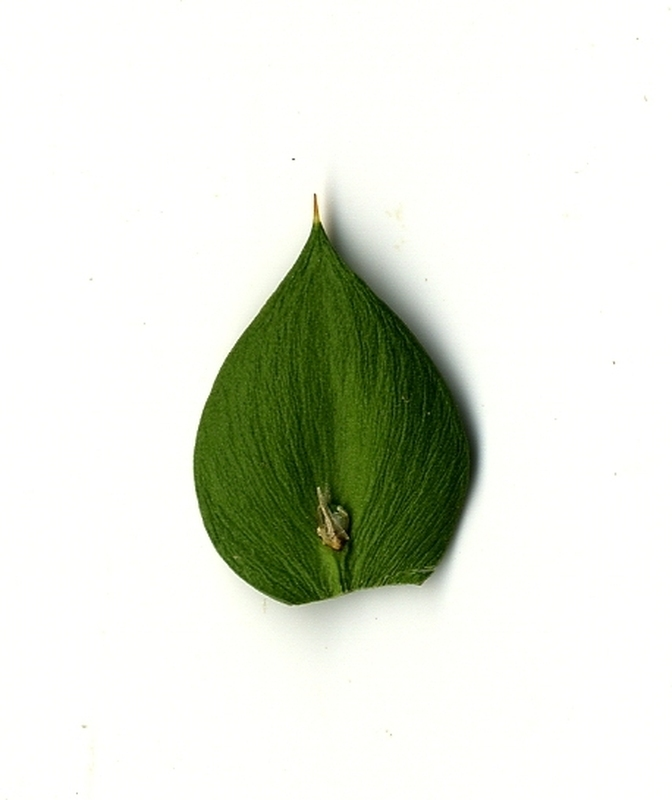
#> input picture lectures/2-partial-exam/8-lec/1-Сегментација-на-слики/Examples/1.jpg, 672 x 800 px
$ python otsu_thresholding.py
#> lines starting #> are read from the running program, lines starting #| are printed output that depends on the picture; after the words box and inside, x2 and y2 are one past the last pixel; in counts of white or black regions, pixels touching at a corner belong together
"""
 Created on 24-Apr-21

 otsu_thresholding.py

    Comparison between:
     - Normal binary thresholding on noisy image
     - Otsu's thresholding on noisy image
     - Otsu's thresholding after Gaussian filtering

"""

import cv2
import numpy as np
from matplotlib import pyplot as plt

plt.rcParams['font.size'] = 9
img = cv2.imread('1.jpg', 0)
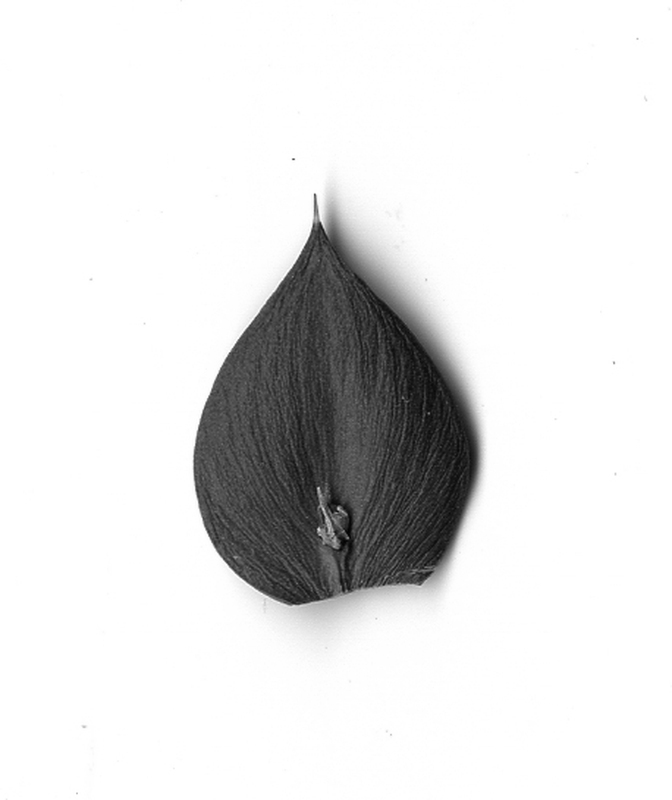
#> img: shape (800, 672); min 1, max 255, mean 226.5

# global thresholding
ret1, th1 = cv2.threshold(img, 127, 255, cv2.THRESH_BINARY)
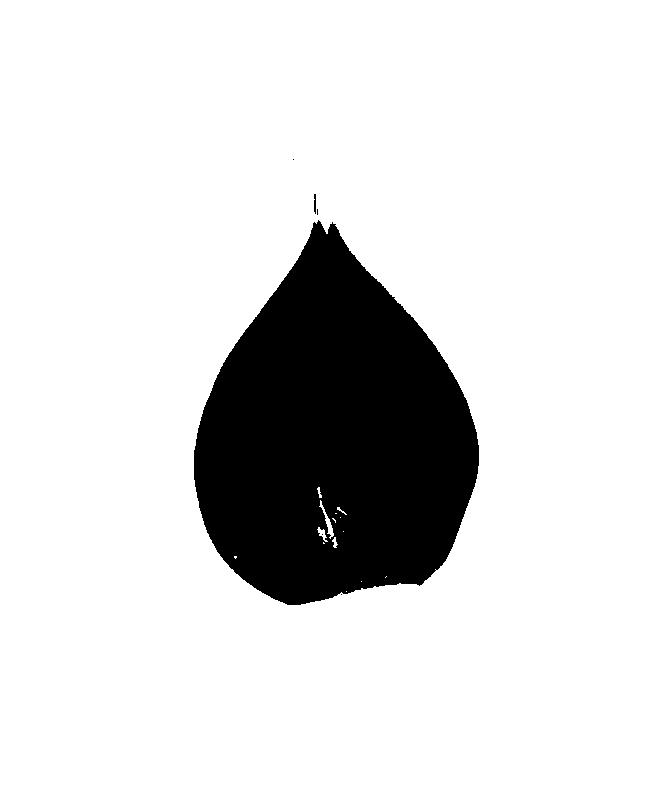
#> th1: shape (800, 672); 86.2% white; 6 black regions (4 under 20 px), largest, box (x1, y1, x2, y2) and area: (194, 220, 479, 605) 74103, (314, 194, 316, 214) 37

# Otsu's thresholding
ret2, th2 = cv2.threshold(img, 0, 255, cv2.THRESH_BINARY + cv2.THRESH_OTSU)
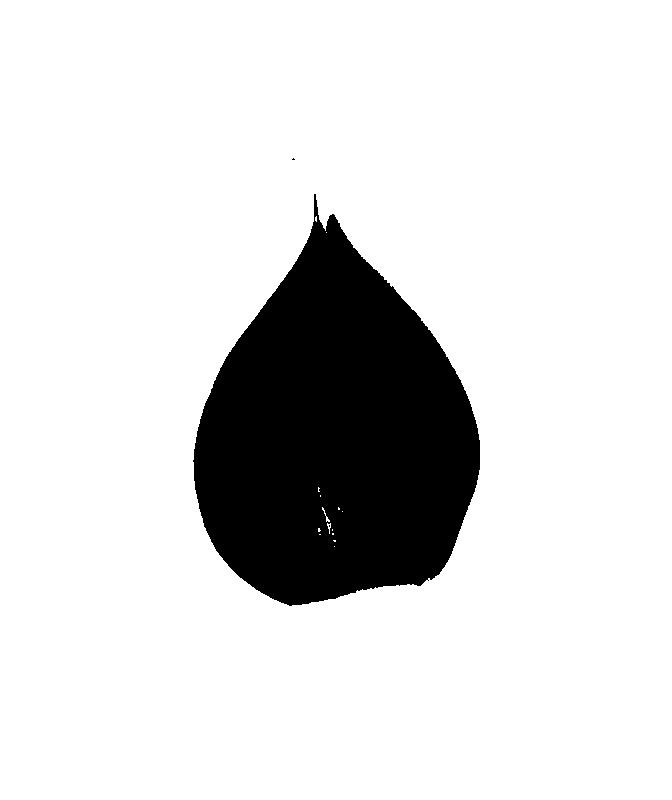
#> th2: shape (800, 672); 85.8% white; 3 black regions (2 under 20 px), largest, box (x1, y1, x2, y2) and area: (193, 194, 480, 606) 76233
#> ret2 = 158

# Otsu's thresholding after Gaussian filtering
blur = cv2.GaussianBlur(img, (5, 5), 0)
ret3, th3 = cv2.threshold(blur, 0, 255, cv2.THRESH_BINARY + cv2.THRESH_OTSU)
#> th3: shape (800, 672); 85.8% white; 1 black region, box (x1, y1, x2, y2) and area: (194, 195, 480, 606) 76316
#> ret3 = 158

# plot all the images and their histograms
images = [img, 0, th1,
          img, 0, th2,
          blur, 0, th3]

titles = ['Original Noisy Image', 'Histogram', 'Global Thresholding (v=127)',
          'Original Noisy Image', 'Histogram', "Otsu's Thresholding",
          'Gaussian filtered Image', 'Histogram', "Otsu's Thresholding"]

for i in range(3):
    plt.subplot(3, 3, i * 3 + 1), plt.imshow(images[i * 3], 'gray')
    plt.title(titles[i * 3]), plt.xticks([]), plt.yticks([])
    plt.subplot(3, 3, i * 3 + 2), plt.hist(images[i * 3].flatten(), 256)
    plt.title(titles[i * 3 + 1]), plt.xticks([]), plt.yticks([])
    plt.subplot(3, 3, i * 3 + 3), plt.imshow(images[i * 3 + 2], 'gray')
    plt.title(titles[i * 3 + 2]), plt.xticks([]), plt.yticks([])

plt.tight_layout()
plt.show()
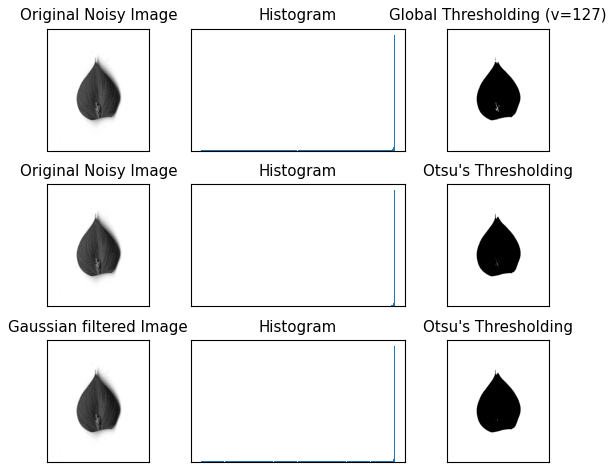
#> figure drawn by matplotlib, 9 panels

$ run again, with lectures/2-partial-exam/8-lec/1-Сегментација-на-слики/Examples/fingerprint.bmp saved as lectures/2-partial-exam/8-lec/1-Сегментација-на-слики/Examples/1.jpg
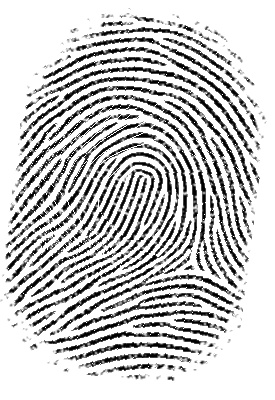
#> input picture lectures/2-partial-exam/8-lec/1-Сегментација-на-слики/Examples/fingerprint.bmp, 275 x 400 px
#> img is the input picture: shape (400, 275); min 0, max 255, mean 199.6
#> `ret1, th1 = cv2.threshold(img, 127, 255, cv2.THRESH_BINARY)`:
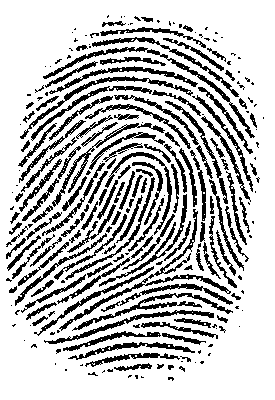
#> th1: shape (400, 275); 75.5% white; 238 black regions (105 under 20 px), largest, box (x1, y1, x2, y2) and area: (59, 209, 231, 331) 1017, (43, 47, 255, 138) 932, (72, 293, 233, 331) 794
#> th2: shape (400, 275); 73.8% white; 186 black regions (90 under 20 px), largest, box (x1, y1, x2, y2) and area: (20, 76, 257, 194) 1183, (14, 169, 155, 306) 1171, (26, 152, 172, 320) 1104
#> ret2 = 153
#> `ret3, th3 = cv2.threshold(blur, 0, 255, cv2.THRESH_BINARY + cv2.THRESH..`:
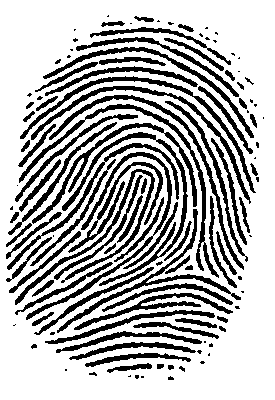
#> th3: shape (400, 275); 70.9% white; 122 black regions (47 under 20 px), largest, box (x1, y1, x2, y2) and area: (19, 104, 219, 278) 1526, (62, 132, 188, 286) 1428, (26, 152, 172, 320) 1358
#> ret3 = 171
